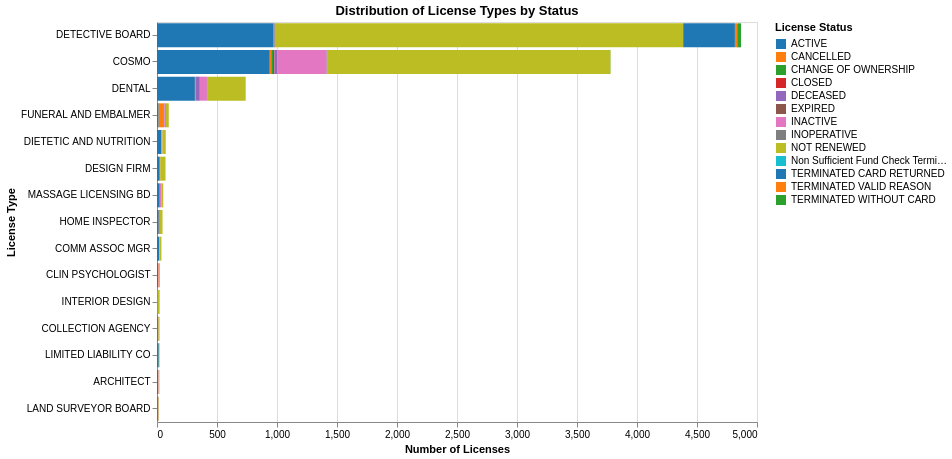

The notebook cell this image was saved under:
### Code cell
# Horizontal bar
chart1 = alt.Chart(license_counts_filtered).mark_bar().encode(
    y=alt.Y('License Type:N', sort='-x', title='License Type'),
    x=alt.X('Count:Q', title='Number of Licenses'),
    color=alt.Color('License Status:N', title='License Status', scale=alt.Scale(scheme='category10')),
    tooltip=[
        alt.Tooltip('License Type:N', title='License Type'),
        alt.Tooltip('License Status:N', title='Status'),
        alt.Tooltip('Count:Q', title='Count', format=',')
    ]
).properties(
    title='Distribution of License Types by Status',
    width=600,
    height=400
).interactive()

chart1

### Figure 1 — Vega-Lite specification as saved in the notebook (floating-point values rounded to 4 significant figures)
{"config": {"view": {"continuousWidth": 300, "continuousHeight": 300}}, "data": {"name": "data-a49b1e1b1fa41e7ddbecde525583b24a"}, "mark": {"type": "bar"}, "encoding": {"color": {"field": "License Status", "scale": {"scheme": "category10"}, "title": "License Status", "type": "nominal"}, "tooltip": [{"field": "License Type", "title": "License Type", "type": "nominal"}, {"field": "License Status", "title": "Status", "type": "nominal"}, {"field": "Count", "format": ",", "title": "Count", "type": "quantitative"}], "x": {"field": "Count", "title": "Number of Licenses", "type": "quantitative"}, "y": {"field": "License Type", "sort": "-x", "title": "License Type", "type": "nominal"}}, "height": 400, "params": [{"name": "param_1", "select": {"type": "interval", "encodings": ["x", "y"]}, "bind": "scales"}], "title": "Distribution of License Types by Status", "width": 600, "$schema": "https://vega.github.io/schema/vega-lite/v5.20.1.json", "datasets": {"data-a49b1e1b1fa41e7ddbecde525583b24a": [{"License Type": "ARCHITECT", "License Status": "ACTIVE", "Count": 8}, {"License Type": "ARCHITECT", "License Status": "DECEASED", "Count": 1}, {"License Type": "ARCHITECT", "License Status": "INACTIVE", "Count": 5}, {"License Type": "ARCHITECT", "License Status": "NOT RENEWED", "Count": 6}, {"License Type": "CLIN PSYCHOLOGIST", "License Status": "ACTIVE", "Count": 9}, {"License Type": "CLIN PSYCHOLOGIST", "License Status": "CANCELLED", "Count": 5}, {"License Type": "CLIN PSYCHOLOGIST", "License Status": "INACTIVE", "Count": 3}, {"License Type": "CLIN PSYCHOLOGIST", "License Status": "NOT RENEWED", "Count": 7}, {"License Type": "COLLECTION AGENCY", "License Status": "ACTIVE", "Count": 7}, {"License Type": "COLLECTION AGENCY", "License Status": "CANCELLED", "Count": 2}, {"License Type": "COLLECTION AGENCY", "License Status": "CHANGE OF OWNERSHIP", "Count": 1}, {"License Type": "COLLECTION AGENCY", "License Status": "CLOSED", "Count": 2}, {"License Type": "COLLECTION AGENCY", "License Status": "INOPERATIVE", "Count": 1}, {"License Type": "COLLECTION AGENCY", "License Status": "NOT RENEWED", "Count": 8}, {"License Type": "COMM ASSOC MGR", "License Status": "ACTIVE", "Count": 19}, {"License Type": "COMM ASSOC MGR", "License Status": "INACTIVE", "Count": 2}, {"License Type": "COMM ASSOC MGR", "License Status": "NOT RENEWED", "Count": 16}, {"License Type": "COSMO", "License Status": "ACTIVE", "Count": 940}, {"License Type": "COSMO", "License Status": "CANCELLED", "Count": 12}, {"License Type": "COSMO", "License Status": "CHANGE OF OWNERSHIP", "Count": 15}, {"License Type": "COSMO", "License Status": "CLOSED", "Count": 12}, {"License Type": "COSMO", "License Status": "DECEASED", "Count": 23}, {"License Type": "COSMO", "License Status": "INACTIVE", "Count": 412}, {"License Type": "COSMO", "License Status": "INOPERATIVE", "Count": 3}, {"License Type": "COSMO", "License Status": "NOT RENEWED", "Count": 2363}, {"License Type": "COSMO", "License Status": "Non Sufficient Fund Check Terminated", "Count": 1}, {"License Type": "DENTAL", "License Status": "ACTIVE", "Count": 316}, {"License Type": "DENTAL", "License Status": "CANCELLED", "Count": 7}, {"License Type": "DENTAL", "License Status": "DECEASED", "Count": 31}, {"License Type": "DENTAL", "License Status": "EXPIRED", "Count": 4}, {"License Type": "DENTAL", "License Status": "INACTIVE", "Count": 58}, {"License Type": "DENTAL", "License Status": "INOPERATIVE", "Count": 1}, {"License Type": "DENTAL", "License Status": "NOT RENEWED", "Count": 322}, {"License Type": "DESIGN FIRM", "License Status": "ACTIVE", "Count": 23}, {"License Type": "DESIGN FIRM", "License Status": "CANCELLED", "Count": 2}, {"License Type": "DESIGN FIRM", "License Status": "CLOSED", "Count": 2}, {"License Type": "DESIGN FIRM", "License Status": "NOT RENEWED", "Count": 44}, {"License Type": "DETECTIVE BOARD", "License Status": "ACTIVE", "Count": 971}, {"License Type": "DETECTIVE BOARD", "License Status": "CANCELLED", "Count": 2}, {"License Type": "DETECTIVE BOARD", "License Status": "CLOSED", "Count": 3}, {"License Type": "DETECTIVE BOARD", "License Status": "DECEASED", "Count": 1}, {"License Type": "DETECTIVE BOARD", "License Status": "INACTIVE", "Count": 1}, {"License Type": "DETECTIVE BOARD", "License Status": "INOPERATIVE", "Count": 11}, {"License Type": "DETECTIVE BOARD", "License Status": "NOT RENEWED", "Count": 3395}, {"License Type": "DETECTIVE BOARD", "License Status": "Non Sufficient Fund Check Terminated", "Count": 1}, {"License Type": "DETECTIVE BOARD", "License Status": "TERMINATED CARD RETURNED", "Count": 431}, {"License Type": "DETECTIVE BOARD", "License Status": "TERMINATED VALID REASON", "Count": 19}, {"License Type": "DETECTIVE BOARD", "License Status": "TERMINATED WITHOUT CARD", "Count": 32}, {"License Type": "DIETETIC AND NUTRITION", "License Status": "ACTIVE", "Count": 37}, {"License Type": "DIETETIC AND NUTRITION", "License Status": "CANCELLED", "Count": 1}, {"License Type": "DIETETIC AND NUTRITION", "License Status": "INACTIVE", "Count": 7}, {"License Type": "DIETETIC AND NUTRITION", "License Status": "NOT RENEWED", "Count": 28}, {"License Type": "FUNERAL AND EMBALMER", "License Status": "ACTIVE", "Count": 14}, {"License Type": "FUNERAL AND EMBALMER", "License Status": "CANCELLED", "Count": 44}, {"License Type": "FUNERAL AND EMBALMER", "License Status": "DECEASED", "Count": 4}, {"License Type": "FUNERAL AND EMBALMER", "License Status": "INACTIVE", "Count": 13}, {"License Type": "FUNERAL AND EMBALMER", "License Status": "NOT RENEWED", "Count": 23}, {"License Type": "HOME INSPECTOR", "License Status": "ACTIVE", "Count": 14}, {"License Type": "HOME INSPECTOR", "License Status": "EXPIRED", "Count": 8}, {"License Type": "HOME INSPECTOR", "License Status": "NOT RENEWED", "Count": 24}, {"License Type": "INTERIOR DESIGN", "License Status": "ACTIVE", "Count": 2}, {"License Type": "INTERIOR DESIGN", "License Status": "CANCELLED", "Count": 1}, {"License Type": "INTERIOR DESIGN", "License Status": "INACTIVE", "Count": 5}, {"License Type": "INTERIOR DESIGN", "License Status": "NOT RENEWED", "Count": 14}, {"License Type": "LAND SURVEYOR BOARD", "License Status": "ACTIVE", "Count": 5}, {"License Type": "LAND SURVEYOR BOARD", "License Status": "CANCELLED", "Count": 1}, {"License Type": "LAND SURVEYOR BOARD", "License Status": "EXPIRED", "Count": 3}, {"License Type": "LAND SURVEYOR BOARD", "License Status": "INACTIVE", "Count": 4}, {"License Type": "LAND SURVEYOR BOARD", "License Status": "NOT RENEWED", "Count": 4}, {"License Type": "LIMITED LIABILITY CO", "License Status": "ACTIVE", "Count": 15}, {"License Type": "LIMITED LIABILITY CO", "License Status": "NOT RENEWED", "Count": 6}, {"License Type": "MASSAGE LICENSING BD", "License Status": "ACTIVE", "Count": 23}, {"License Type": "MASSAGE LICENSING BD", "License Status": "INACTIVE", "Count": 12}, {"License Type": "MASSAGE LICENSING BD", "License Status": "NOT RENEWED", "Count": 17}]}}
